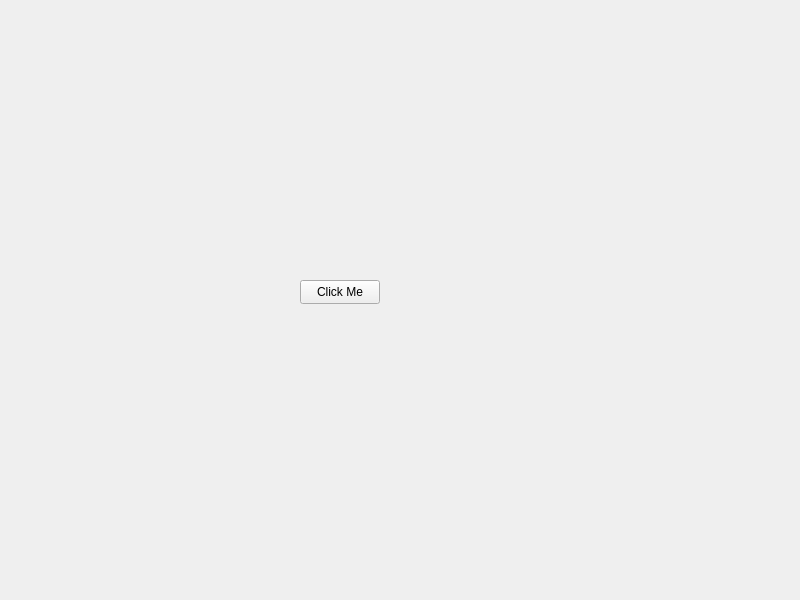
<?xml version="1.0" encoding="UTF-8"?>
<ui version="4.0">
 <class>Widget</class>
 <widget class="QWidget" name="Widget">
  <property name="geometry">
   <rect>
    <x>0</x>
    <y>0</y>
    <width>800</width>
    <height>600</height>
   </rect>
  </property>
  <property name="windowTitle">
   <string>Widget</string>
  </property>
  <widget class="QPushButton" name="pushButton">
   <property name="geometry">
    <rect>
     <x>300</x>
     <y>280</y>
     <width>80</width>
     <height>24</height>
    </rect>
   </property>
   <property name="text">
    <string>Click Me</string>
   </property>
  </widget>
 </widget>
 <resources/>
 <connections/>
</ui>
